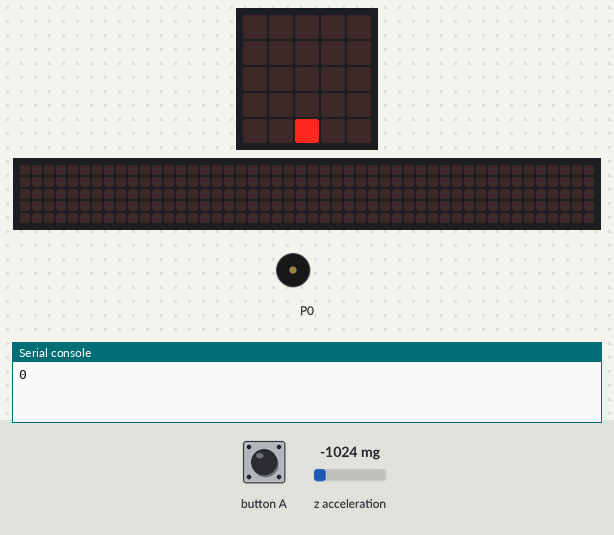
Recording of a program running on a simulated BBC micro:bit (MakeCode). Parts: the board's 5×5 LED display, a strip that is not on the board, showing the scrolling text unrolled, buzzer (waves = sounding), the last lines printed to the serial console. The inputs (shaded band) are chosen by the test bench; at power-on: z acceleration -1024 mg. The 48×5 strip is a reading aid, not a part: it shows the text the display is scrolling, unrolled, one strip-width of it at a time.

Above: at 1.2 s.
1.3 s: z acceleration set to -416 mg
2.8 s: z acceleration set to -375 mg
At 3.3 s:
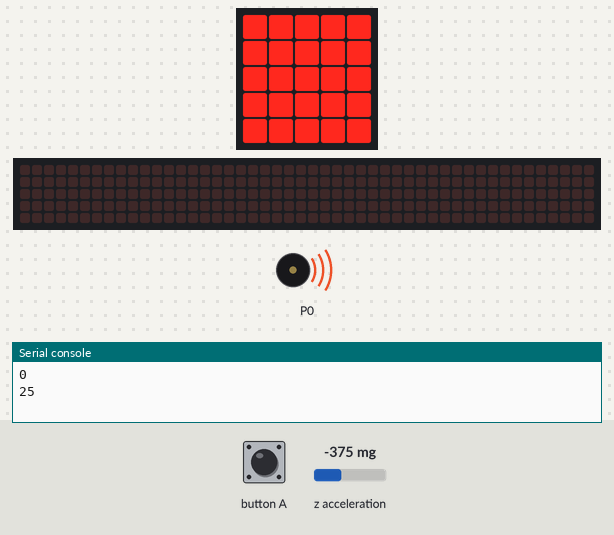
5.4 s: button A pressed for 0.15 s
At 5.77 s:
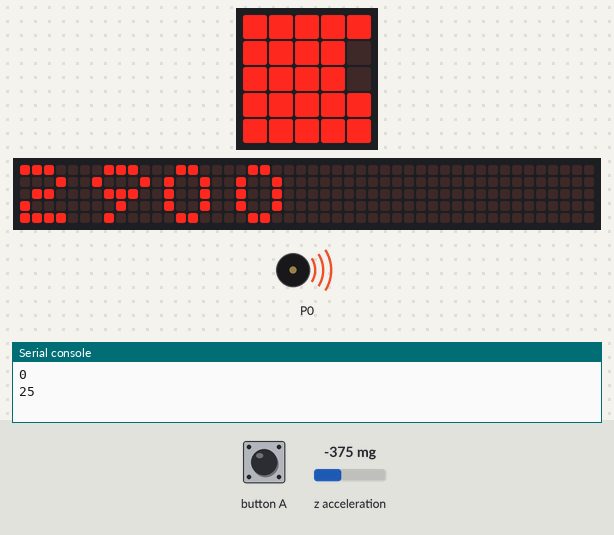
6.1 s: button A pressed for 0.15 s
At 10.74 s:
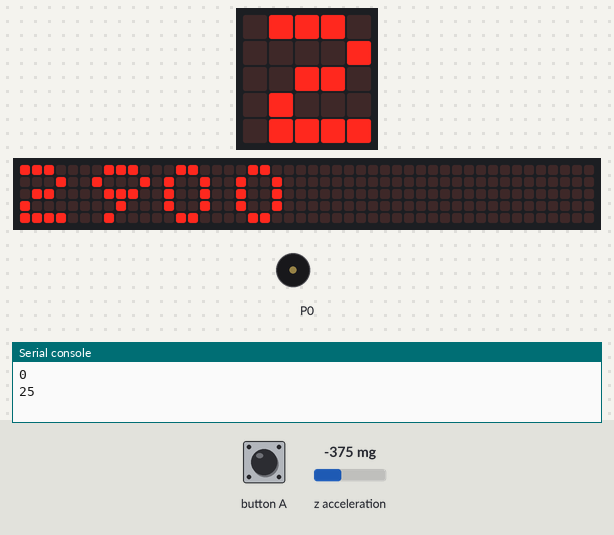
Timing chart, 0 to 12.2 s (numbered marks = the images above; inputs shaded):
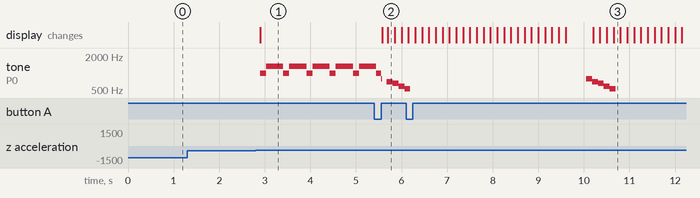

The program:

main.ts
```typescript
input.onButtonPressed(Button.A, function () {
    music.stopAllSounds()
    music.startMelody(music.builtInMelody(Melodies.JumpDown), MelodyOptions.Once)
    mede = true
    basic.showNumber(tr)
})
input.onGesture(Gesture.FreeFall, function () {
    if (mede) {
        tr = input.runningTime()
        mede = false
    }
    music.startMelody(music.builtInMelody(Melodies.BaDing), MelodyOptions.Forever)
    led.plotBarGraph(
    25,
    25
    )
})
let tr = 0
let mede = false
input.setAccelerometerRange(AcceleratorRange.EightG)
led.plotBarGraph(
0,
25
)
mede = true
basic.forever(function () {
    if (input.acceleration(Dimension.Z) > 1500) {
        tr = input.runningTime() - tr
        led.plotBarGraph(
        0,
        25
        )
    }
})
```

test.ts
```typescript
// os teses vão aqui; isto não será compilado quando este pacote for usado como extensão.
```

Measured:
- the behaviour switches between -400 and -399 mg on z acceleration (found by bisection; images 0 and 1)
- after the input at 1.3 s, every drawn part: stays the same
- after the input at 2.8 s, tone on P0: alternates 1319 Hz for 0.38 s and 988 Hz for 0.13 s, starting after 0.10 s; the display: changes after 0.10 s (image 1)
- after the input at 5.4 s, the display: first changes after 0.18 s (image 2 shows a later state)
